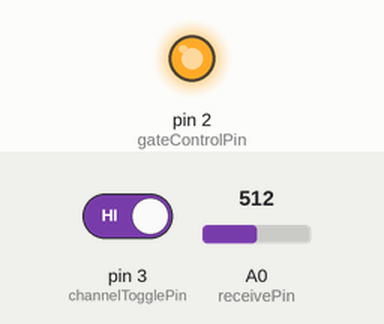
This program was run on a simulated Arduino Mega 2560, built with avr-gcc and run on an emulated ATmega2560. Shown: output pins drawn as LEDs (lit = HIGH). The inputs (shaded band) are chosen by the test bench; at power-on: pin 3 (channelTogglePin) HIGH, A0 (receivePin) = 512.

Above: at 1.2 s.
1.3 s: pin 3 (channelTogglePin) driven LOW
At 2.5 s:
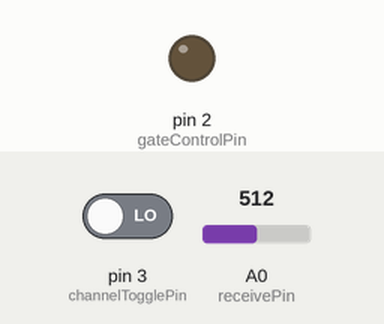
Timing chart, 0 to 4.3 s (numbered marks = the images above; inputs shaded):
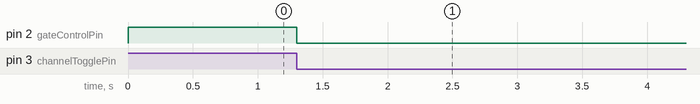

The program:

main.cpp
```cpp
#include "receiver.h"


uint8_t channels::receiver = 1;
uint8_t channels::transmitter = 9;


void setup() {
  pinMode(configs::gateControlPin, OUTPUT);
  pinMode(configs::channelTogglePin, INPUT);

  digitalWrite(configs::gateControlPin, HIGH); // Audio gate is initially open

  attachInterrupt(
    digitalPinToInterrupt(configs::channelTogglePin),
    incrementChannel,
    FALLING
  );

#if defined(DEBUG) || defined(READONLY) || defined(VERBOSE_DEBUG)
  Serial.begin(9600);
  Serial.print("Receiver initialized on channel: ");
  Serial.println(channels::receiver);
#endif
}


void awaitPreamble() {
  byte samplePreamble = 0;
  while (samplePreamble != configs::preamble) {
    samplePreamble = readBitIntoByte(samplePreamble);
  }
}


byte getTransmissionChannel() {
  constexpr uint8_t firstBitPosition = 0;
  constexpr uint8_t lastBitPosition = 7;

  byte channel = 0;
  for (int i = firstBitPosition; i <= lastBitPosition; i++) {
    channel = readBitIntoByte(channel);
  }

#ifdef DEBUG
  Serial.print("Transmission channel: ");
  Serial.println(channel);
#endif

  return channel;
}


void incrementChannel() {
  channels::receiver++;
  if (channels::receiver > 9) { channels::receiver = 1; }
  toggleAudio();

#ifdef DEBUG
  Serial.print("Receiver channel: ");
  Serial.println(channels::receiver);
#endif
}


void readContinual(uint32_t delayMillis, uint64_t sampleSize) {
  while (sampleSize == 1) {
    Serial.println(analogRead(configs::receivePin));
    delay(delayMillis);
  }

  uint16_t readings[sampleSize];
  while (true) {
    for (uint64_t i = 0ULL; i < sampleSize; i++) {
      readings[i] = analogRead(configs::receivePin);
      delay(delayMillis);
    }
    for (uint64_t i = 0ULL; i < sampleSize; i++) {
      Serial.println(readings[i]);
    }
    Serial.println();
  }
}


void toggleAudio() {
  if (channels::transmitter != channels::receiver && channels::transmitter > 0) {
    digitalWrite(configs::gateControlPin, LOW); // Close the audio gate
  }
  else {
    digitalWrite(configs::gateControlPin, HIGH); // Open the audio gate
  }
}


void loop() {
#ifdef READONLY
  readContinual(configs::pulseWidthMillis, 1000);
#endif

  awaitPreamble();
  channels::transmitter = getTransmissionChannel();
  toggleAudio();
}
```

receiver.h
```cpp
#pragma once

#include <Arduino.h>

// #define DEBUG
// #define VERBOSE_DEBUG
// #define READONLY


/// @brief Global channel values for the receiver
namespace channels {
  /// @brief Channel on which the receiver will relay audio
  extern uint8_t receiver;

  /// @brief Channel on which incoming audio is being transmitted
  extern uint8_t transmitter;
}

/// @brief Global configuration values for the receiver
namespace configs {
  /// @brief The pin to which the channel toggle switch is connected
  inline constexpr uint8_t channelTogglePin = 3;

  /// @brief The pin to which the audio gate control is connected
  inline constexpr uint8_t gateControlPin = 2;

  /// @brief The threshold at which a change in "digital" signal level is
  /// detected
  inline constexpr uint16_t levelChangeThreshold = 100;

  /// @brief The byte (bit sequence: 10110010) which, when received, indicates
  /// that the next byte received will be the channel
  inline constexpr byte preamble = 178;

  /// @brief The duration of digital signal pulses in milliseconds
  inline constexpr uint32_t pulseWidthMillis = 5;

  /// @brief The pin on which the incoming LiFi signal is sampled
  inline constexpr uint8_t receivePin = A0;
}

/**
 * @brief Function called by the Arduino framework once on startup which
 * configures the initial state of the device
 */
void setup();

/**
 * @brief Blocks until the preamble is detected
 */
void awaitPreamble();

/**
 * @brief Read the next byte transmitted representing the incoming channel
 * @return The channel on which incoming audio will be transmitted
 */
byte getTransmissionChannel();

/**
 * @brief Increment the channel on which audio is being received and toggle
 * audio accordingly
 */
void incrementChannel();

/**
 * @brief Shift the next bit received into the end of the given byte
 * @param receivedByte The byte tinto which the received bit will be shifted
 * @return The byte with the next bit shifted into it
 */
inline byte readBitIntoByte(byte receivedByte) {
  static uint16_t currentReading;
  static bool previousBit = 0;
  static uint16_t previousReading = 0;

  delay(configs::pulseWidthMillis);
  currentReading = analogRead(configs::receivePin);
  receivedByte <<= 1;
  if (
    (previousBit &&
      (currentReading > (previousReading - configs::levelChangeThreshold))) // Signal stayed HIGH
    ||
    (!previousBit &&
      (currentReading >= (previousReading + configs::levelChangeThreshold))) // Signal became HIGH
  ) {
    receivedByte |= 1;
    previousBit = 1;
  }
  else previousBit = 0; // Signal is LOW
  previousReading = currentReading;

#ifdef VERBOSE_DEBUG
    char outString[7];
    sprintf(outString, "%i %i %i", currentReading, previousBit, receivedByte);
    Serial.println(outString);
#endif

  return receivedByte;
}


/**
 * @brief Read a number of samples from the analog pin at a given interval
 * before sending them over serial, continues forever
 * @param delayMillis The interval at which samples will be read
 * @param sampleSize The number of samples to read before sending them over
 * serial
 */
void readContinual(uint32_t delayMillis, uint64_t sampleSize);

/**
 * @brief Toggle the audio gate control pin
 */
void toggleAudio();

/**
 * @brief Function called by the Arduino framework continually after setup
 * which defines standard device operation
 */
void loop();
```

Measured:
- after the input at 1.3 s, pin 2 (gateControlPin): HIGH → LOW at once
